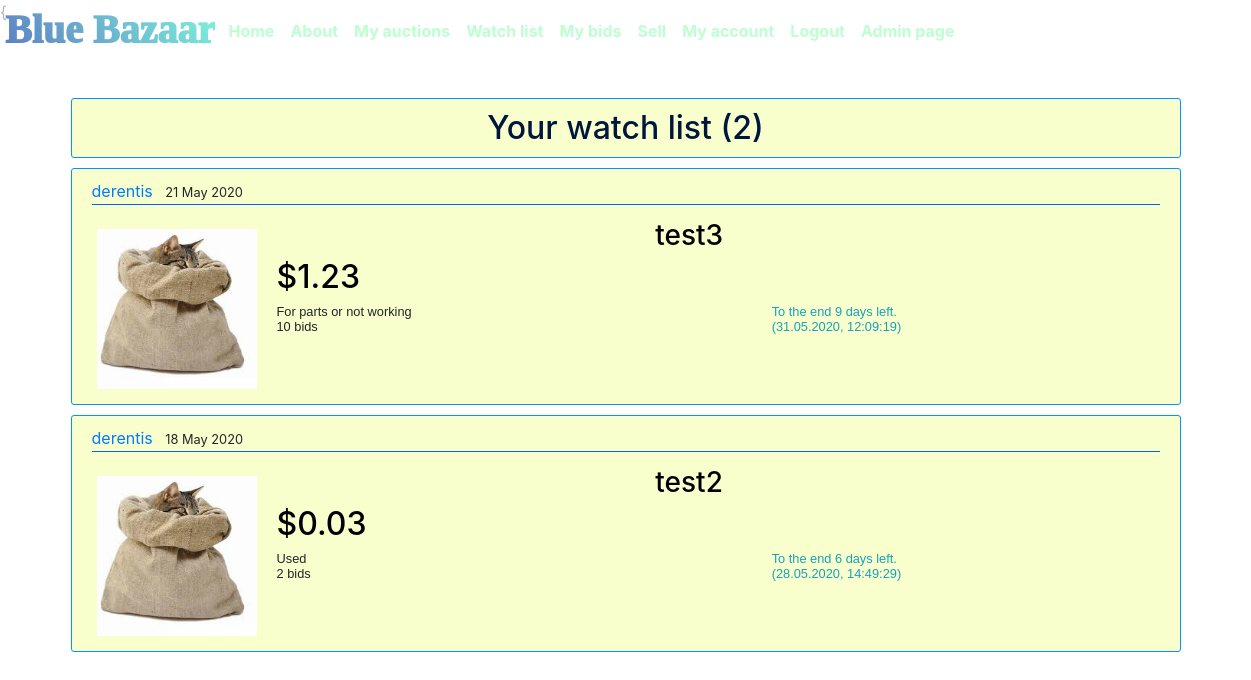
The page /merchant/watch-list/derentis (signed in) on the database its author committed.
### bazaar/models.py (models this page shows, shortened)
class Item(models.Model):
    merchant      = models.ForeignKey(User, on_delete=models.CASCADE)  # , null=True, blank=True
    title         = models.CharField(max_length=200)
    slug          = models.SlugField(unique=True)
    description   = models.TextField(default='')
    date_posted   = models.DateTimeField('date published', auto_now_add=True)
    price         = models.DecimalField(
        'price', max_digits=8, decimal_places=2, default=0,
        validators=[MinValueValidator(0, "Are you OK?! Price can\'t be lesser than %(limit_value)s!")]
    )
    end_of_auction = models.DateTimeField(
        'end of auction',
        default=timezone.now()+datetime.timedelta(days=10),
        validators=[MinValueValidator(
            timezone.now(),
            "You can\'t set end of auction in the past."
        )]
    )
    watch_list    = models.ManyToManyField(
        settings.AUTH_USER_MODEL, blank=True, related_name='item_watch_list'
    )
    class Condition(models.TextChoices):
        NEW = 'NEW', _('New')
        USED = 'USE', _('Used')
        REFURBISHED = 'REF', _('Refurbished')
        NOT_WORKING = 'NOT', _('For parts or not working')
    condition = models.CharField(
        'condition',
        max_length=3,
        choices=Condition.choices,
        default=Condition.USED,
    )
    main_image = models.ImageField(
        'thumbnail', default='default_item.jpg', upload_to=get_path_for_my_model_file
    )
    def remaining_time(self):
        return (self.end_of_auction - timezone.now()).days
    remaining_time.admin_order_field = 'remaining_time'
    remaining_time.short_description = 'How much time is left?'

### bazaar/views.py (the view)
# urls.py: path('merchant/watch-list/<str:username>', MerchantItemWatchListView.as_view(), name='merchant-watch-list'),
class MerchantItemWatchListView(generic.ListView):
    model = Item
    template_name = 'bazaar/merchant_watch_list.html' # <APP>/<MODEL>_<VIEWTYPE>.HTML
    context_object_name = 'posts'  # def: home
    ordering = '-date_posted'
    paginate_by = 4
    def get_queryset(self):
        user = get_object_or_404(User, username=self.kwargs.get('username'))
        if user != self.request.user:
            raise Http404("You're trying to reach data of other users. "
                          "You are a bad boy.")
        return Item.objects.filter(watch_list__in= [user]).order_by('-date_posted')

### bazaar/templatetags/bazaar_tags.py (called while the page is built)
@register.filter
def left_time(date):
    delta = date - timezone.now()
    if delta.days < 0:
        return 0
    if delta.days == 1:
        return "To the end left %s day" % delta.days
    minutes = int((delta.seconds % 3600)/60)
    hours = int(delta.seconds/3600)
    if delta.days < 1:
        return "To the end %s hours and %s minutes left." %(hours, minutes)
    return "To the end %s days left" %delta.days

@register.filter
def number_of_bids(item):
    count = models.Bid.objects.filter(item=item).count()
    if (count==1):
        noun = "bid"
    else:
        noun = "bids"
    return "%s %s" %(count, noun)

### bazaar/templates/bazaar/merchant_watch_list.html
{{% extends "bazaar/auction_list.html" %}
{% load static %}
{% load bazaar_tags %}
{% block header %}
    {% if not posts %}
     <article class="media content-section">
        <div class="centering">
            <h2 class="card-title">Your watch list is empty.</h2>
        </div>
     </article>
    {% else %}
    <article class="media content-section">
        <h2 class="header-center centering"> Your watch list ({{ page_obj.paginator.count }})</h2>
    </article>
    {% endif %}
{% endblock header %}

### bazaar/templates/bazaar/auction_list.html (shortened to what this page needs)
{% extends "bazaar/base.html" %}
{% load static %}
{% load bazaar_tags %}
{% block content %}
{% block header %}{% endblock %}
  {% if posts %}
  {% for post in posts %}
 <article class="media content-section">
 <div class="media-body">
        <div class="article-metadata">
          <a class="mr-2" href="{% url 'merchant-items' post.merchant.username %}">{{ post.merchant }}</a>
          <small class="mr-3">{{ post.date_posted|date:"d F Y" }}</small>
        </div>
    <div class="auction">
      <div class="auction-image auction-image-main">
          <a class="article-title" href="{% url 'item-detail' post.slug %}">
            <img  src="{{ post.main_image.url }}">
          </a>
      </div>
      <div class="media-body auction-detail">
        <h3><a class="article-title" href="{% url 'item-detail' post.slug %}">{{ post.title }}</a></h3>
        <h2 class="article-title">${{ post.price }}</h2>
        <table class="content-table">
          <tr class="content-table">
            <th class="content-table">
                <small>{{ post.get_condition_display }}</small>
            </th>
            <th class="content-table" style="width: 50%;">
              {% if post.end_of_auction|left_time == 0 %}
                <small class="mr-3 text-danger" > The auction has ended. </small>
                {% else %}
                <small class="mr-3 text-info" id="post_{{ post.id }}" start="{{ post.end_of_auction.isoformat }}"></small>
              {% endif %}
            </th>
          </tr>
          <tr class="content-table">
            <td class="content-table">
                <small>{{ post|number_of_bids }}</small>
            </td>
            <td class="content-table">
              {% if post.end_of_auction|left_time == 0 %}
                <small class="mr-3 text-danger">({{ post.end_of_auction|date:"d.m.Y, H:i:s" }})</small>
              {% else %}
                <small class="mr-3 text-info">({{ post.end_of_auction|date:"d.m.Y, H:i:s" }})</small>
              {% endif %}
            </td>
          </tr>
        </table>
      </div>
    </div>
 </div>
 </article>
  {% endfor %}
  {% endif %}
{% endblock content %}

### bazaar/static/bazaar/main.css (style rules this page uses)
body { background: white url("images/background.jpg") no-repeat center center fixed; -webkit-background-size: cover; -moz-background-size: cover; -o-background-size: cover; background-size: cover; }
h1, h2, h3, h4, h5, h6 { color: #00173d; }
.content-section { background: rgba(235, 255, 87, 0.3); padding: 10px 20px; border: 1px solid #0095ff; border-radius: 3px; margin-bottom: 10px; margin-top: 10px; clear:both; }
.article-title { color: #000000; }
.article-metadata { padding-bottom: 1px; margin-bottom: 4px; border-bottom: 1px solid #0062ff }
.header-center { text-align: center; }
.centering { align:center; text-align:center; margin: auto; clear:both; }
*, *:after, *:before { -webkit-box-sizing: border-box; -moz-box-sizing: border-box; box-sizing: border-box; }
table { font-family: arial, sans-serif; border-collapse: collapse; width: 100%; }
.content-table { border: 0px; text-align: left; padding: 0px; }
td, th { border: 1px solid rgb(41, 106, 252); text-align: left; padding: 8px; }

### bazaar/static/bazaar/auction-elements-order.css (style rules this page uses)
.auction-image-main { position: relative; overflow: hidden; margin: auto; display: block; }
.auction-image-main img { width: 100%; height: 100%; padding: 0px; }
*, *:after, *:before { -webkit-box-sizing: border-box; -moz-box-sizing: border-box; box-sizing: border-box; }
.auction { padding: 5px; }
.auction:after { clear: both; content: ""; display: table; }
.auction-image { width: 90%; height: auto; max-height:430px; }
.auction-detail { width: 100%; margin-top: -25px; padding: 10%; }
.auction-detail table { width: 120%; margin: 0 auto; }
.auction-detail h3 { align:center; text-align:center; padding: 5px; margin: auto; }
@media only screen and (min-width: 610px) { .auction-image { position: relative; width: 160px; height: 160px; float: left; margin-right: 20px; margin-top: 15px; overflow: hidden; } }
@media only screen and (min-width: 610px) { .auction-detail { padding: 0%; width: 60%; float: left; display: inline-block; margin-right: 0px; margin-top: 0px; } }
@media only screen and (min-width: 992px) { .auction-detail { width: 78%; } }

### rows shown on the page
Item: merchant "derentis", date_posted "21 May 2020", main_image (placeholder picture), title "test3", price "1.23", condition "For parts or not working", id "10 bids", end_of_auction "31.05.2020, 12:09:19"
Item: merchant "derentis", date_posted "18 May 2020", main_image (placeholder picture), title "test2", price "0.03", condition "Used", id "2 bids", end_of_auction "28.05.2020, 14:49:29"

### other values the page prints
{{ page_obj.paginator.count }} "2"
